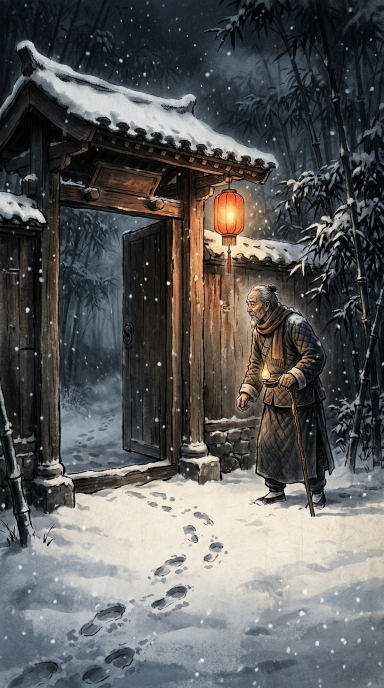
#> input picture deliverable/cases/02_folktale_video/folktale_cover_vertical.png, 768 x 1376 px (shown at 1/2 size)
$ python -i build_folktale_video.py   (imports and definitions only)
#> lines starting #> are read from the running program, lines starting #| are printed output that depends on the picture
#!/usr/bin/env python3
# -*- coding: utf-8 -*-
"""Build the folktale story video (case 02) with ALIGNED subtitles:
6 scenes x [10,20,30,30,25,15]s, Ken Burns + narration stretched to fit.
"""
from __future__ import annotations

import json
import os
import re
import shutil
import subprocess
import sys

from PIL import Image, ImageDraw, ImageFont

ROOT = os.path.dirname(os.path.dirname(os.path.abspath(__file__)))
CASE = os.path.join(ROOT, 'deliverable', 'cases', '02_folktale_video')
OUT = os.path.join(CASE, 'folktale_story_video.mp4')
WORK = '/tmp/folktale_video'
ALIGN = os.path.join(ROOT, 'code', 'align_subtitles.py')
W, H, FPS = 1080, 1920, 25

FONT = None
# [4 lines not run here, left out]

SEGS = [
    ('folktale_cover_vertical.png', 10, True),
    ('folktale_scene_02_silver.png', 20, False),
    ('folktale_scene_03_workshop.png', 30, True),
    ('folktale_scene_04_village.png', 30, False),
    ('folktale_scene_05_reveal.png', 25, True),
    ('folktale_scene_01_carpenter.png', 15, False),
]

SUBS = [
    '老辈人常说：木匠忌讳接三更活', '渡人莫渡无影客', '乾隆十八年的除夕雪夜\n他接了一单不露脸的急活',
    '那天雪下得正紧\n柴门被叩响三声', '门外立着披蓑衣的黑影 看不清脸', '只递进一锭冰凉的官银',
    '照这尺寸 打一口小匣子\n今夜就要', '陈三斤本不想接', '可想起卧病老妻等着抓药\n他攥紧了银子',
    '他点起灯开工 越做越不对', '那木料奇香 入手沉如铁', '鲁班尺上"病""离"二字\n正对木纹',
    '门外雪地上 来时的一行脚印', '竟浅得几乎看不见', '这单三更活 处处透着古怪',
    '他越想越心惊 却停不下手\n匣子将成 天已三更', '三更天 村口忽然传来锣声',
    '乡邻披衣来报：\n渡口的无影客又出来了！', '专在除夕夜敲老实人的门', '众人劝他把银子扔了',
    '陈三斤摇摇头：\n活可以不做 人不能失信', '他提灯出了门', '走进漫天风雪里',
    '雪地尽头 蓑衣客接过匣子', '缓缓掀开斗笠', '竟是二十年前\n被他从冰河里捞起的落难书生！',
    '如今的新任县令', '以官银谢一饭一宿之恩\n并赠良药医其老妻', '原来如此',
    '所谓无影客\n不过是试人心的把戏', '手艺人守的是规矩\n行的是良心', '但行好事 莫问前程',
    '善有善报\n评论区留下您的祝福',
]

# [1 line that did not run here, left out]


# [11 lines left out: functions run, mp3_dur, not called in this run]


def make_bg(src, dst):
#> called with dst = 'out.png'
    im = Image.open(src).convert('RGB')
#> im is the input picture: PIL image 768x1376 RGB; mean R, G, B 91.5, 92.1, 91.3
    tw, th = 1296, 2304
    r = max(tw / im.width, th / im.height)
#> r = 1.69
    im = im.resize((round(im.width * r), round(im.height * r)), Image.LANCZOS)
#> im: PIL image 1296x2322 RGB
    l = (im.width - tw) // 2
#> l = 0
    t = (im.height - th) // 2
#> t = 9
    im.crop((l, t, l + tw, t + th)).save(dst, quality=92)
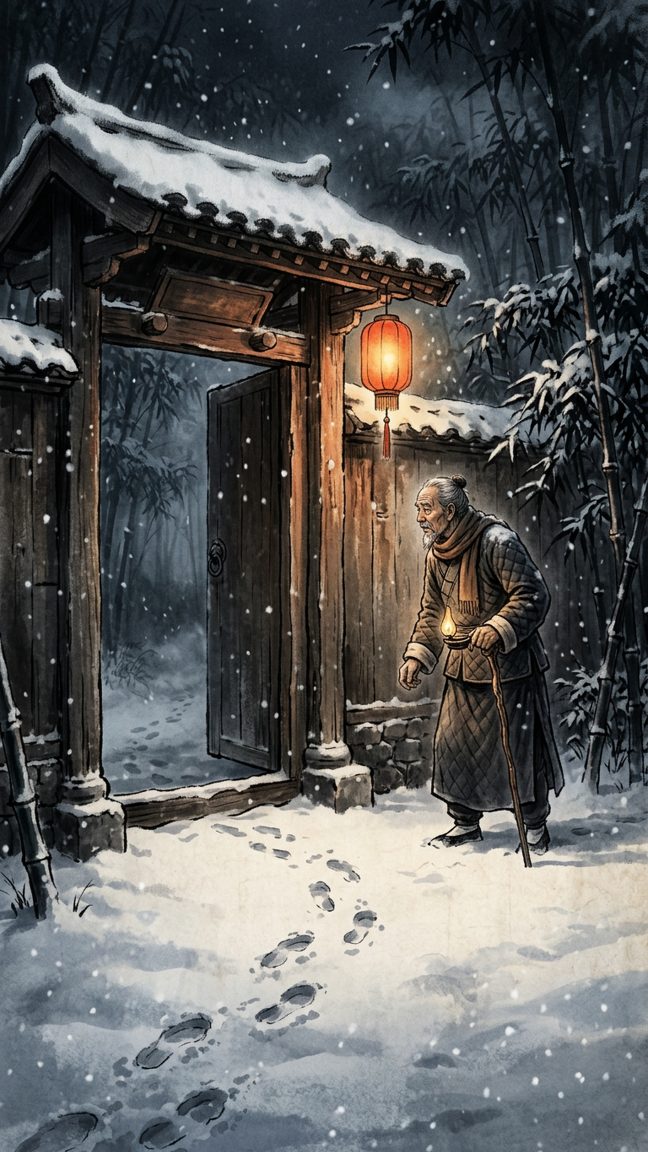
#> saved as out.png: PIL image 1296x2304 RGB (shown at 1/2 size); mean R, G, B 91.8, 92.3, 91.4


# [73 lines left out: functions make_sub, main, not called in this run]


# [2 lines not run here, left out]

>>> result = make_bg('../deliverable/cases/02_folktale_video/folktale_cover_vertical.png', 'out.png')
